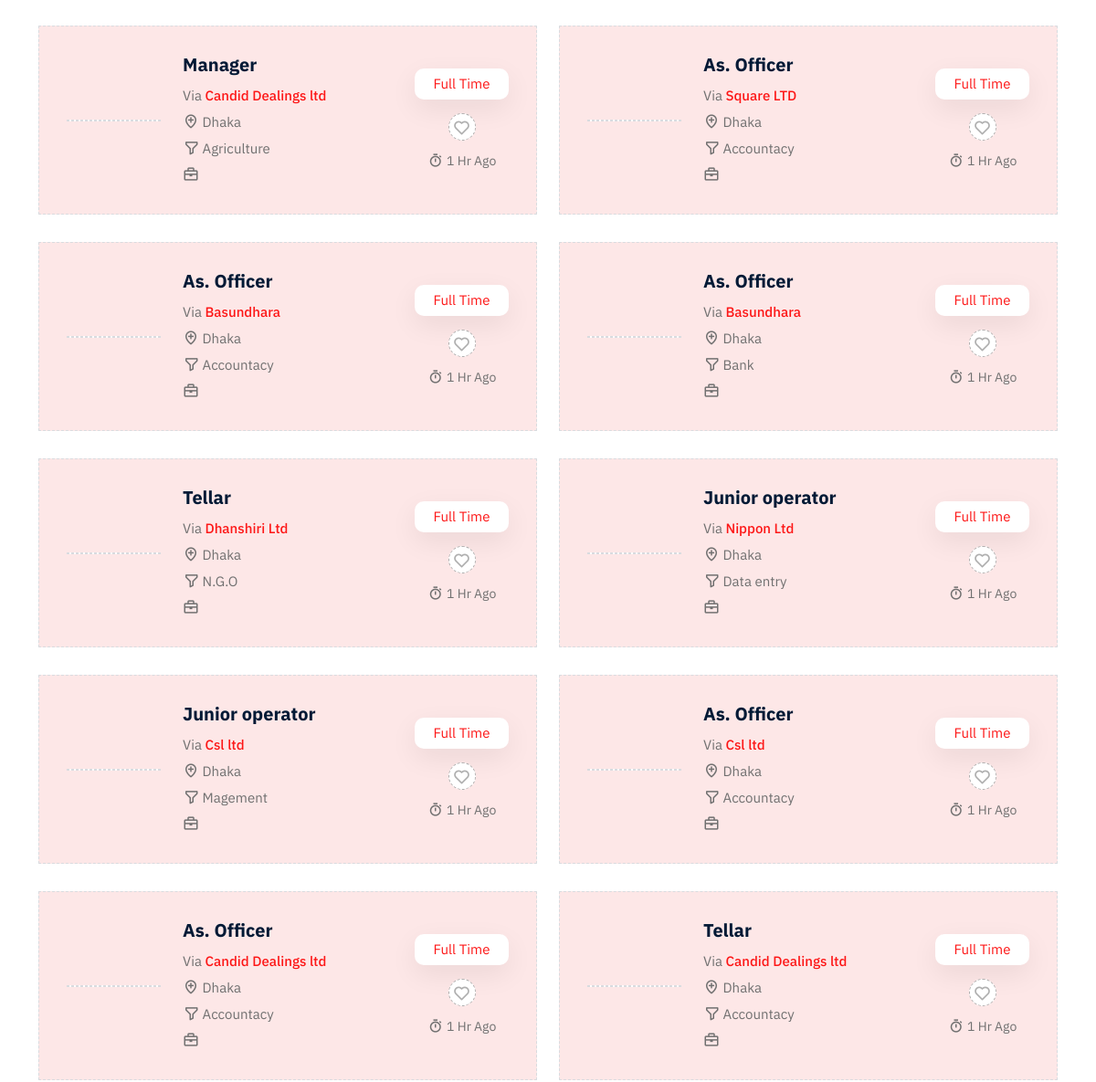
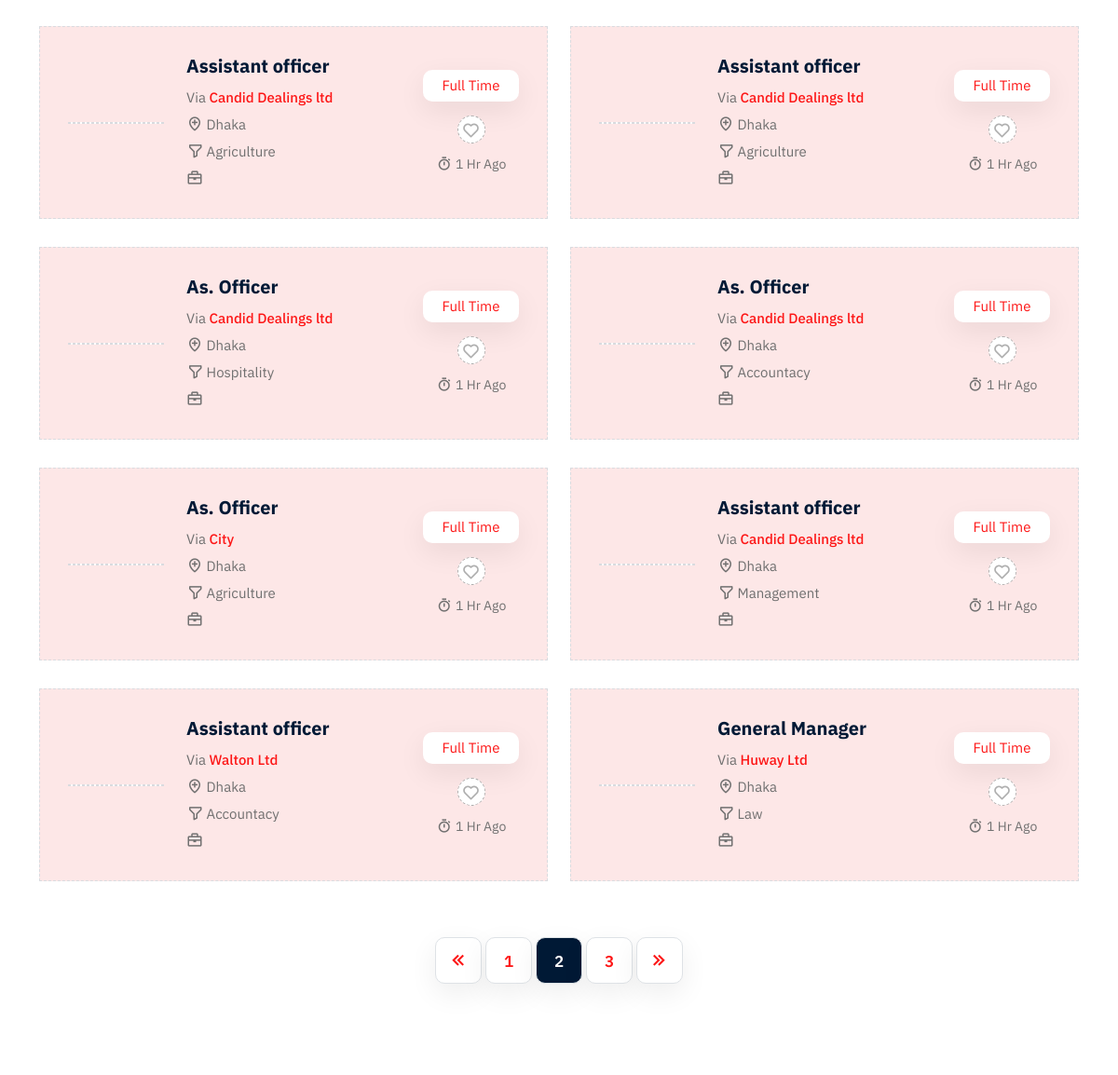
The app's page /job_grid.php (signed in, middle part), older data (2 pictures, top to bottom).
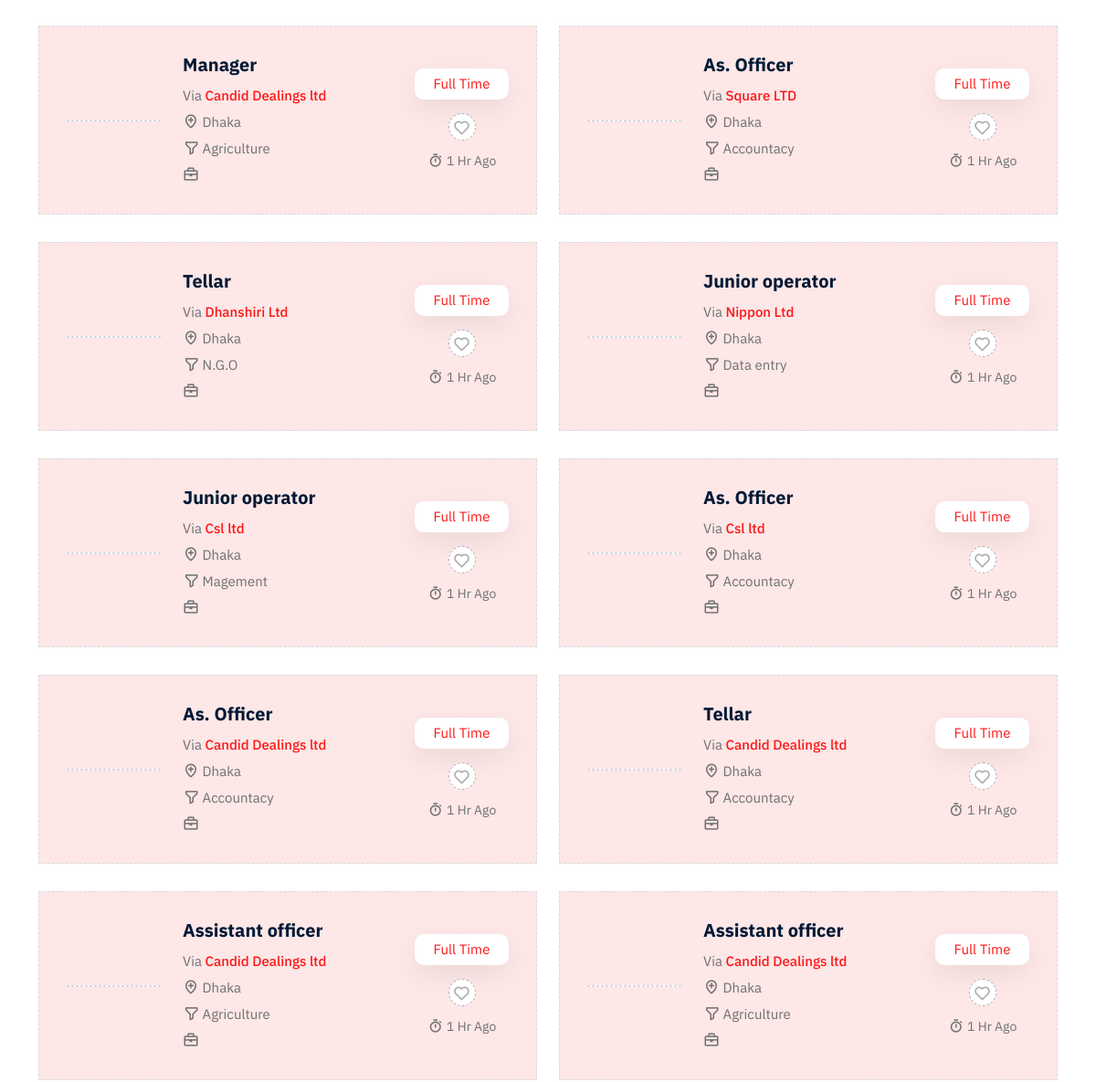
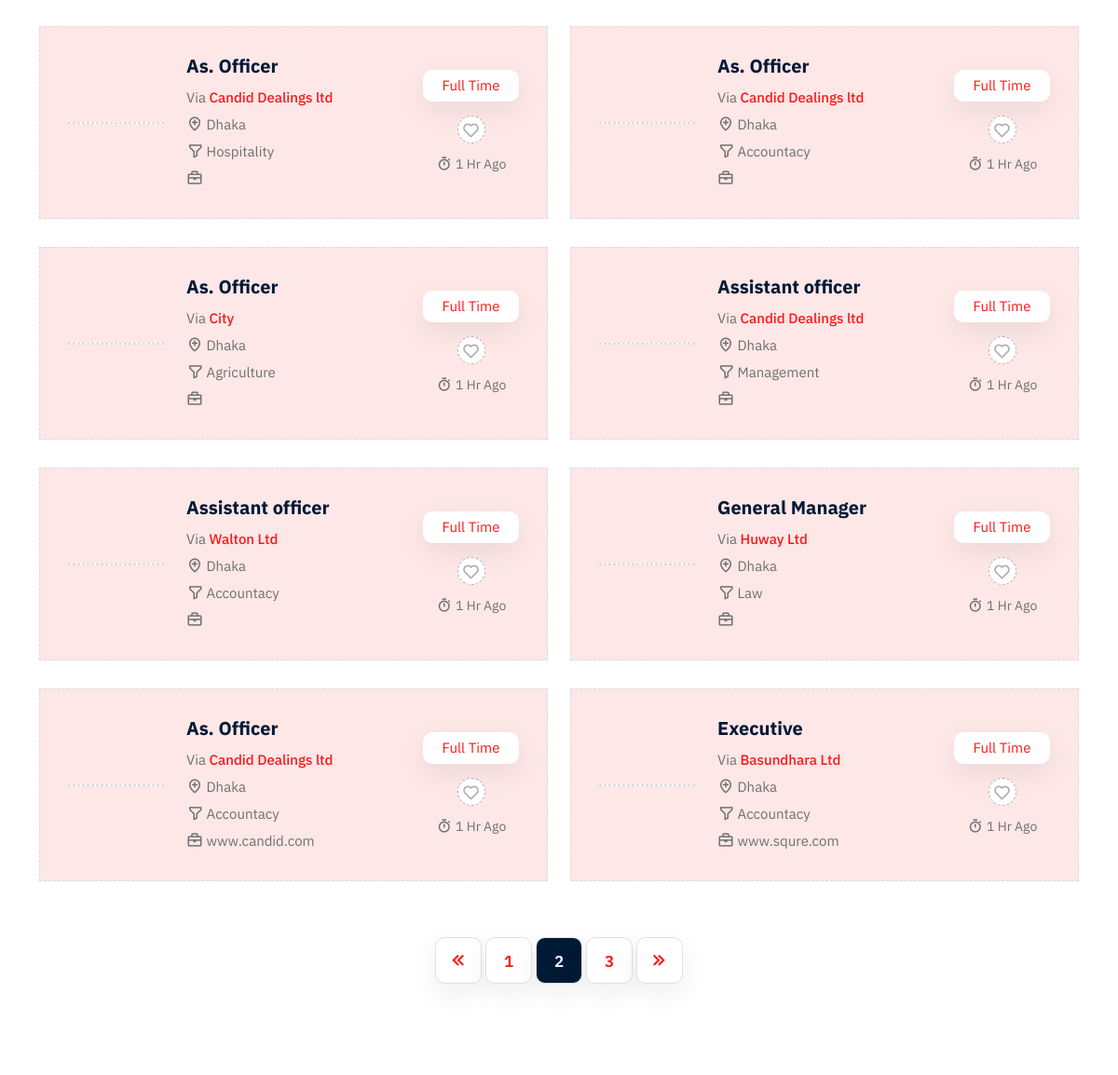
The same page, newer data (2 pictures, top to bottom).
### tables this page shows
CREATE TABLE `vacancy` (
  `id` int(11) NOT NULL,
  `job_title` varchar(50) NOT NULL,
  `salary` varchar(30) NOT NULL,
  `company_name` varchar(30) NOT NULL,
  `address` varchar(30) NOT NULL,
  `category` varchar(30) NOT NULL,
  `start_date` date NOT NULL DEFAULT current_timestamp(),
  `last_date` date NOT NULL DEFAULT current_timestamp(),
  `email` varchar(30) NOT NULL,
  `website` varchar(30) NOT NULL,
  `job_type` varchar(20) NOT NULL,
  `company_id` int(11) NOT NULL,
  `vacancy_count` int(11) NOT NULL,
  `catagory_id` int(11) NOT NULL,
  `category_count` int(11) NOT NULL,
  `description` varchar(300) NOT NULL
);

### job_grid.php (the view, shortened to what this page needs)
<?php
require_once 'connect.php';
$user_first_name = $_SESSION['name'];
if(!empty($user_first_name)){
?>
<!doctype html>
<html lang="zxx">
    <head>
        <link rel="stylesheet" href="assets/css/bootstrap.min.css">
        <link rel="stylesheet" href="assets/css/owl.carousel.min.css">
        <link rel="stylesheet" href="assets/css/owl.theme.default.min.css">
        <link rel="stylesheet" href="assets/css/boxicon.min.css">
        <link rel="stylesheet" href="assets/fonts/flaticon/flaticon.css">
        <link rel="stylesheet" href="assets/css/magnific-popup.css">
        <link rel="stylesheet" href="assets/css/meanmenu.css">
        <link rel="stylesheet" href="assets/css/nice-select.css">
		<link rel="stylesheet" href="assets/css/style.css">
		<link rel="stylesheet" href="assets/css/dark.css">
		<link rel="stylesheet" href="assets/css/responsive.css">
    </head>
    <body>
		<section class="job-section jobs-grid-section pt-100 pb-70">
			<div class="container">
				<div class="row">
				<?php
                $sql = $conn->query("SELECT * FROM vacancy");
               while($row = $sql->fetch_assoc()){
                ?>
					<div class="col-md-6">
						<div class="job-card">
							<div class="row align-items-center">
								<div class="col-lg-3">
									<div class="thumb-img">
									</div>
								</div>
								<div class="col-lg-6">
									<div class="job-info">
										<h3>
											<a href="job-details.php"><?php echo $row['job_title'] ?></a>
										</h3>
										<ul>
											<li>Via <a href="#"><?php echo $row['company_name'] ?></a></li>
											<li>
												<i class='bx bx-location-plus'></i>
												<?php echo $row['address'] ?>
											</li>
											<li>
												<i class='bx bx-filter-alt' ></i>
												<?php echo $row['category'] ?>
											</li>
											<li>
												<i class='bx bx-briefcase' ></i>
												<?php echo $row['website'] ?>
											</li>
										</ul>
									</div>
								</div>
								<div class="col-lg-3">
									<div class="job-save">
										<span>Full Time</span>
										<a href="#">
											<i class='bx bx-heart'></i>
										</a>
										<p>
											<i class='bx bx-stopwatch' ></i>
											1 Hr Ago
										</p>
									</div>
								</div>
							</div>
						</div>
					</div>
					<?php } ?>
                </div>
                <nav aria-label="Page navigation example">
                    <ul class="pagination justify-content-center">
                        <li class="page-item disabled">
                            <a class="page-link" href="#" tabindex="-1" aria-disabled="true">
                                <i class='bx bx-chevrons-left bx-fade-left'></i>
                            </a>
                        </li>
                        <li class="page-item"><a class="page-link" href="#">1</a></li>
                        <li class="page-item"><a class="page-link active" href="#">2</a></li>
                        <li class="page-item"><a class="page-link" href="#">3</a></li>
                        <li class="page-item">
                            <a class="page-link" href="#">
                                <i class='bx bx-chevrons-right bx-fade-right'></i>
                            </a>
                        </li>
                    </ul>
                </nav>
			</div>
		</section>
  	</body>
</html>
<?php
}else{
    header('location:sign_in.php');
}
?>

Row changes from the older to the newer data that the page shows:
removed vacancy: job_title "As. Officer", company_name "Basundhara", address "Dhaka", category "Accountacy"
removed vacancy: job_title "As. Officer", company_name "Basundhara", address "Dhaka", category "Bank"
added vacancy: job_title "As. Officer", company_name "Candid Dealings ltd", address "Dhaka", category "Accountacy", website "www.candid.com"
added vacancy: job_title "Executive", company_name "Basundhara Ltd", address "Dhaka", category "Accountacy", website "www.squre.com"
